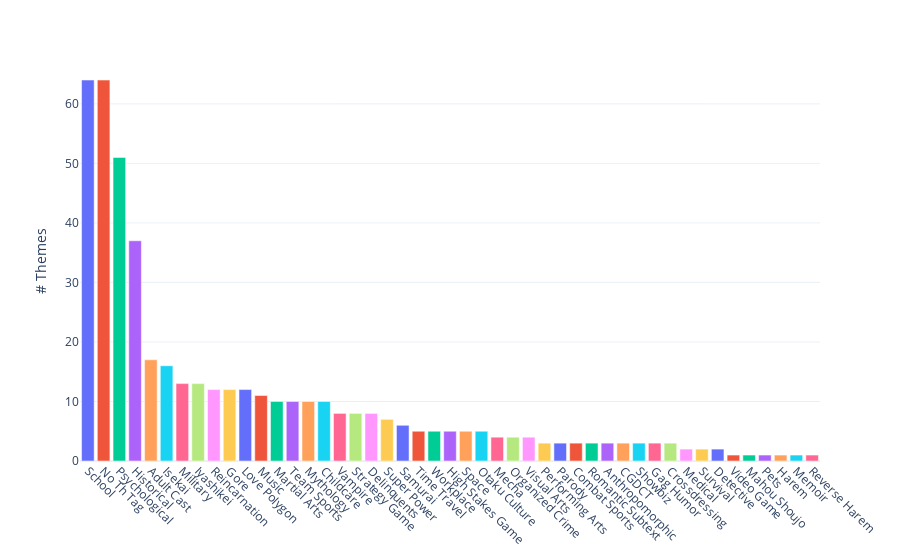

Notebook code cell kept with this figure:
### Code cell
fig = px.bar(x = themes_manga.sum().sort_values(ascending=False)[1:].index, 
             y =themes_manga.sum().sort_values(ascending=False)[1:].values, 
             color = themes_manga.sum()[1:].index, template= "plotly_white")
fig.layout.update(showlegend = False, yaxis_title="# Themes", xaxis_title=None)
fig.update_xaxes(tickangle=45)
fig.update_yaxes(tickvals = np.arange(0,61,10))
fig.show()

### Figure 1 — Plotly figure (JSON) as saved in the notebook; plotly's stock layout.template omitted (floating-point values rounded to 4 significant figures)
{"data": [{"alignmentgroup": "True", "hovertemplate": "color=Anthropomorphic<br>x=%{x}<br>y=%{y}<extra></extra>", "legendgroup": "Anthropomorphic", "marker": {"color": "#636efa", "pattern": {"shape": ""}}, "name": "Anthropomorphic", "offsetgroup": "Anthropomorphic", "orientation": "v", "showlegend": true, "textposition": "auto", "type": "bar", "x": ["School"], "xaxis": "x", "y": [64], "yaxis": "y"}, {"alignmentgroup": "True", "hovertemplate": "color=CGDCT<br>x=%{x}<br>y=%{y}<extra></extra>", "legendgroup": "CGDCT", "marker": {"color": "#EF553B", "pattern": {"shape": ""}}, "name": "CGDCT", "offsetgroup": "CGDCT", "orientation": "v", "showlegend": true, "textposition": "auto", "type": "bar", "x": ["No Th Tag"], "xaxis": "x", "y": [64], "yaxis": "y"}, {"alignmentgroup": "True", "hovertemplate": "color=Childcare<br>x=%{x}<br>y=%{y}<extra></extra>", "legendgroup": "Childcare", "marker": {"color": "#00cc96", "pattern": {"shape": ""}}, "name": "Childcare", "offsetgroup": "Childcare", "orientation": "v", "showlegend": true, "textposition": "auto", "type": "bar", "x": ["Psychological"], "xaxis": "x", "y": [51], "yaxis": "y"}, {"alignmentgroup": "True", "hovertemplate": "color=Combat Sports<br>x=%{x}<br>y=%{y}<extra></extra>", "legendgroup": "Combat Sports", "marker": {"color": "#ab63fa", "pattern": {"shape": ""}}, "name": "Combat Sports", "offsetgroup": "Combat Sports", "orientation": "v", "showlegend": true, "textposition": "auto", "type": "bar", "x": ["Historical"], "xaxis": "x", "y": [37], "yaxis": "y"}, {"alignmentgroup": "True", "hovertemplate": "color=Crossdressing<br>x=%{x}<br>y=%{y}<extra></extra>", "legendgroup": "Crossdressing", "marker": {"color": "#FFA15A", "pattern": {"shape": ""}}, "name": "Crossdressing", "offsetgroup": "Crossdressing", "orientation": "v", "showlegend": true, "textposition": "auto", "type": "bar", "x": ["Adult Cast"], "xaxis": "x", "y": [17], "yaxis": "y"}, {"alignmentgroup": "True", "hovertemplate": "color=Delinquents<br>x=%{x}<br>y=%{y}<extra></extra>", "legendgroup": "Delinquents", "marker": {"color": "#19d3f3", "pattern": {"shape": ""}}, "name": "Delinquents", "offsetgroup": "Delinquents", "orientation": "v", "showlegend": true, "textposition": "auto", "type": "bar", "x": ["Isekai"], "xaxis": "x", "y": [16], "yaxis": "y"}, {"alignmentgroup": "True", "hovertemplate": "color=Detective<br>x=%{x}<br>y=%{y}<extra></extra>", "legendgroup": "Detective", "marker": {"color": "#FF6692", "pattern": {"shape": ""}}, "name": "Detective", "offsetgroup": "Detective", "orientation": "v", "showlegend": true, "textposition": "auto", "type": "bar", "x": ["Military"], "xaxis": "x", "y": [13], "yaxis": "y"}, {"alignmentgroup": "True", "hovertemplate": "color=Gag Humor<br>x=%{x}<br>y=%{y}<extra></extra>", "legendgroup": "Gag Humor", "marker": {"color": "#B6E880", "pattern": {"shape": ""}}, "name": "Gag Humor", "offsetgroup": "Gag Humor", "orientation": "v", "showlegend": true, "textposition": "auto", "type": "bar", "x": ["Iyashikei"], "xaxis": "x", "y": [13], "yaxis": "y"}, {"alignmentgroup": "True", "hovertemplate": "color=Gore<br>x=%{x}<br>y=%{y}<extra></extra>", "legendgroup": "Gore", "marker": {"color": "#FF97FF", "pattern": {"shape": ""}}, "name": "Gore", "offsetgroup": "Gore", "orientation": "v", "showlegend": true, "textposition": "auto", "type": "bar", "x": ["Reincarnation"], "xaxis": "x", "y": [12], "yaxis": "y"}, {"alignmentgroup": "True", "hovertemplate": "color=Harem<br>x=%{x}<br>y=%{y}<extra></extra>", "legendgroup": "Harem", "marker": {"color": "#FECB52", "pattern": {"shape": ""}}, "name": "Harem", "offsetgroup": "Harem", "orientation": "v", "showlegend": true, "textposition": "auto", "type": "bar", "x": ["Gore"], "xaxis": "x", "y": [12], "yaxis": "y"}, {"alignmentgroup": "True", "hovertemplate": "color=High Stakes Game<br>x=%{x}<br>y=%{y}<extra></extra>", "legendgroup": "High Stakes Game", "marker": {"color": "#636efa", "pattern": {"shape": ""}}, "name": "High Stakes Game", "offsetgroup": "High Stakes Game", "orientation": "v", "showlegend": true, "textposition": "auto", "type": "bar", "x": ["Love Polygon"], "xaxis": "x", "y": [12], "yaxis": "y"}, {"alignmentgroup": "True", "hovertemplate": "color=Historical<br>x=%{x}<br>y=%{y}<extra></extra>", "legendgroup": "Historical", "marker": {"color": "#EF553B", "pattern": {"shape": ""}}, "name": "Historical", "offsetgroup": "Historical", "orientation": "v", "showlegend": true, "textposition": "auto", "type": "bar", "x": ["Music"], "xaxis": "x", "y": [11], "yaxis": "y"}, {"alignmentgroup": "True", "hovertemplate": "color=Isekai<br>x=%{x}<br>y=%{y}<extra></extra>", "legendgroup": "Isekai", "marker": {"color": "#00cc96", "pattern": {"shape": ""}}, "name": "Isekai", "offsetgroup": "Isekai", "orientation": "v", "showlegend": true, "textposition": "auto", "type": "bar", "x": ["Martial Arts"], "xaxis": "x", "y": [10], "yaxis": "y"}, {"alignmentgroup": "True", "hovertemplate": "color=Iyashikei<br>x=%{x}<br>y=%{y}<extra></extra>", "legendgroup": "Iyashikei", "marker": {"color": "#ab63fa", "pattern": {"shape": ""}}, "name": "Iyashikei", "offsetgroup": "Iyashikei", "orientation": "v", "showlegend": true, "textposition": "auto", "type": "bar", "x": ["Team Sports"], "xaxis": "x", "y": [10], "yaxis": "y"}, {"alignmentgroup": "True", "hovertemplate": "color=Love Polygon<br>x=%{x}<br>y=%{y}<extra></extra>", "legendgroup": "Love Polygon", "marker": {"color": "#FFA15A", "pattern": {"shape": ""}}, "name": "Love Polygon", "offsetgroup": "Love Polygon", "orientation": "v", "showlegend": true, "textposition": "auto", "type": "bar", "x": ["Mythology"], "xaxis": "x", "y": [10], "yaxis": "y"}, {"alignmentgroup": "True", "hovertemplate": "color=Mahou Shoujo<br>x=%{x}<br>y=%{y}<extra></extra>", "legendgroup": "Mahou Shoujo", "marker": {"color": "#19d3f3", "pattern": {"shape": ""}}, "name": "Mahou Shoujo", "offsetgroup": "Mahou Shoujo", "orientation": "v", "showlegend": true, "textposition": "auto", "type": "bar", "x": ["Childcare"], "xaxis": "x", "y": [10], "yaxis": "y"}, {"alignmentgroup": "True", "hovertemplate": "color=Martial Arts<br>x=%{x}<br>y=%{y}<extra></extra>", "legendgroup": "Martial Arts", "marker": {"color": "#FF6692", "pattern": {"shape": ""}}, "name": "Martial Arts", "offsetgroup": "Martial Arts", "orientation": "v", "showlegend": true, "textposition": "auto", "type": "bar", "x": ["Vampire"], "xaxis": "x", "y": [8], "yaxis": "y"}, {"alignmentgroup": "True", "hovertemplate": "color=Mecha<br>x=%{x}<br>y=%{y}<extra></extra>", "legendgroup": "Mecha", "marker": {"color": "#B6E880", "pattern": {"shape": ""}}, "name": "Mecha", "offsetgroup": "Mecha", "orientation": "v", "showlegend": true, "textposition": "auto", "type": "bar", "x": ["Strategy Game"], "xaxis": "x", "y": [8], "yaxis": "y"}, {"alignmentgroup": "True", "hovertemplate": "color=Medical<br>x=%{x}<br>y=%{y}<extra></extra>", "legendgroup": "Medical", "marker": {"color": "#FF97FF", "pattern": {"shape": ""}}, "name": "Medical", "offsetgroup": "Medical", "orientation": "v", "showlegend": true, "textposition": "auto", "type": "bar", "x": ["Delinquents"], "xaxis": "x", "y": [8], "yaxis": "y"}, {"alignmentgroup": "True", "hovertemplate": "color=Memoir<br>x=%{x}<br>y=%{y}<extra></extra>", "legendgroup": "Memoir", "marker": {"color": "#FECB52", "pattern": {"shape": ""}}, "name": "Memoir", "offsetgroup": "Memoir", "orientation": "v", "showlegend": true, "textposition": "auto", "type": "bar", "x": ["Super Power"], "xaxis": "x", "y": [7], "yaxis": "y"}, {"alignmentgroup": "True", "hovertemplate": "color=Military<br>x=%{x}<br>y=%{y}<extra></extra>", "legendgroup": "Military", "marker": {"color": "#636efa", "pattern": {"shape": ""}}, "name": "Military", "offsetgroup": "Military", "orientation": "v", "showlegend": true, "textposition": "auto", "type": "bar", "x": ["Samurai"], "xaxis": "x", "y": [6], "yaxis": "y"}, {"alignmentgroup": "True", "hovertemplate": "color=Music<br>x=%{x}<br>y=%{y}<extra></extra>", "legendgroup": "Music", "marker": {"color": "#EF553B", "pattern": {"shape": ""}}, "name": "Music", "offsetgroup": "Music", "orientation": "v", "showlegend": true, "textposition": "auto", "type": "bar", "x": ["Time Travel"], "xaxis": "x", "y": [5], "yaxis": "y"}, {"alignmentgroup": "True", "hovertemplate": "color=Mythology<br>x=%{x}<br>y=%{y}<extra></extra>", "legendgroup": "Mythology", "marker": {"color": "#00cc96", "pattern": {"shape": ""}}, "name": "Mythology", "offsetgroup": "Mythology", "orientation": "v", "showlegend": true, "textposition": "auto", "type": "bar", "x": ["Workplace"], "xaxis": "x", "y": [5], "yaxis": "y"}, {"alignmentgroup": "True", "hovertemplate": "color=No Th Tag<br>x=%{x}<br>y=%{y}<extra></extra>", "legendgroup": "No Th Tag", "marker": {"color": "#ab63fa", "pattern": {"shape": ""}}, "name": "No Th Tag", "offsetgroup": "No Th Tag", "orientation": "v", "showlegend": true, "textposition": "auto", "type": "bar", "x": ["High Stakes Game"], "xaxis": "x", "y": [5], "yaxis": "y"}, {"alignmentgroup": "True", "hovertemplate": "color=Organized Crime<br>x=%{x}<br>y=%{y}<extra></extra>", "legendgroup": "Organized Crime", "marker": {"color": "#FFA15A", "pattern": {"shape": ""}}, "name": "Organized Crime", "offsetgroup": "Organized Crime", "orientation": "v", "showlegend": true, "textposition": "auto", "type": "bar", "x": ["Space"], "xaxis": "x", "y": [5], "yaxis": "y"}, {"alignmentgroup": "True", "hovertemplate": "color=Otaku Culture<br>x=%{x}<br>y=%{y}<extra></extra>", "legendgroup": "Otaku Culture", "marker": {"color": "#19d3f3", "pattern": {"shape": ""}}, "name": "Otaku Culture", "offsetgroup": "Otaku Culture", "orientation": "v", "showlegend": true, "textposition": "auto", "type": "bar", "x": ["Otaku Culture"], "xaxis": "x", "y": [5], "yaxis": "y"}, {"alignmentgroup": "True", "hovertemplate": "color=Parody<br>x=%{x}<br>y=%{y}<extra></extra>", "legendgroup": "Parody", "marker": {"color": "#FF6692", "pattern": {"shape": ""}}, "name": "Parody", "offsetgroup": "Parody", "orientation": "v", "showlegend": true, "textposition": "auto", "type": "bar", "x": ["Mecha"], "xaxis": "x", "y": [4], "yaxis": "y"}, {"alignmentgroup": "True", "hovertemplate": "color=Performing Arts<br>x=%{x}<br>y=%{y}<extra></extra>", "legendgroup": "Performing Arts", "marker": {"color": "#B6E880", "pattern": {"shape": ""}}, "name": "Performing Arts", "offsetgroup": "Performing Arts", "orientation": "v", "showlegend": true, "textposition": "auto", "type": "bar", "x": ["Organized Crime"], "xaxis": "x", "y": [4], "yaxis": "y"}, {"alignmentgroup": "True", "hovertemplate": "color=Pets<br>x=%{x}<br>y=%{y}<extra></extra>", "legendgroup": "Pets", "marker": {"color": "#FF97FF", "pattern": {"shape": ""}}, "name": "Pets", "offsetgroup": "Pets", "orientation": "v", "showlegend": true, "textposition": "auto", "type": "bar", "x": ["Visual Arts"], "xaxis": "x", "y": [4], "yaxis": "y"}, {"alignmentgroup": "True", "hovertemplate": "color=Psychological<br>x=%{x}<br>y=%{y}<extra></extra>", "legendgroup": "Psychological", "marker": {"color": "#FECB52", "pattern": {"shape": ""}}, "name": "Psychological", "offsetgroup": "Psychological", "orientation": "v", "showlegend": true, "textposition": "auto", "type": "bar", "x": ["Performing Arts"], "xaxis": "x", "y": [3], "yaxis": "y"}, {"alignmentgroup": "True", "hovertemplate": "color=Reincarnation<br>x=%{x}<br>y=%{y}<extra></extra>", "legendgroup": "Reincarnation", "marker": {"color": "#636efa", "pattern": {"shape": ""}}, "name": "Reincarnation", "offsetgroup": "Reincarnation", "orientation": "v", "showlegend": true, "textposition": "auto", "type": "bar", "x": ["Parody"], "xaxis": "x", "y": [3], "yaxis": "y"}, {"alignmentgroup": "True", "hovertemplate": "color=Reverse Harem<br>x=%{x}<br>y=%{y}<extra></extra>", "legendgroup": "Reverse Harem", "marker": {"color": "#EF553B", "pattern": {"shape": ""}}, "name": "Reverse Harem", "offsetgroup": "Reverse Harem", "orientation": "v", "showlegend": true, "textposition": "auto", "type": "bar", "x": ["Combat Sports"], "xaxis": "x", "y": [3], "yaxis": "y"}, {"alignmentgroup": "True", "hovertemplate": "color=Romantic Subtext<br>x=%{x}<br>y=%{y}<extra></extra>", "legendgroup": "Romantic Subtext", "marker": {"color": "#00cc96", "pattern": {"shape": ""}}, "name": "Romantic Subtext", "offsetgroup": "Romantic Subtext", "orientation": "v", "showlegend": true, "textposition": "auto", "type": "bar", "x": ["Romantic Subtext"], "xaxis": "x", "y": [3], "yaxis": "y"}, {"alignmentgroup": "True", "hovertemplate": "color=Samurai<br>x=%{x}<br>y=%{y}<extra></extra>", "legendgroup": "Samurai", "marker": {"color": "#ab63fa", "pattern": {"shape": ""}}, "name": "Samurai", "offsetgroup": "Samurai", "orientation": "v", "showlegend": true, "textposition": "auto", "type": "bar", "x": ["Anthropomorphic"], "xaxis": "x", "y": [3], "yaxis": "y"}, {"alignmentgroup": "True", "hovertemplate": "color=School<br>x=%{x}<br>y=%{y}<extra></extra>", "legendgroup": "School", "marker": {"color": "#FFA15A", "pattern": {"shape": ""}}, "name": "School", "offsetgroup": "School", "orientation": "v", "showlegend": true, "textposition": "auto", "type": "bar", "x": ["CGDCT"], "xaxis": "x", "y": [3], "yaxis": "y"}, {"alignmentgroup": "True", "hovertemplate": "color=Showbiz<br>x=%{x}<br>y=%{y}<extra></extra>", "legendgroup": "Showbiz", "marker": {"color": "#19d3f3", "pattern": {"shape": ""}}, "name": "Showbiz", "offsetgroup": "Showbiz", "orientation": "v", "showlegend": true, "textposition": "auto", "type": "bar", "x": ["Showbiz"], "xaxis": "x", "y": [3], "yaxis": "y"}, {"alignmentgroup": "True", "hovertemplate": "color=Space<br>x=%{x}<br>y=%{y}<extra></extra>", "legendgroup": "Space", "marker": {"color": "#FF6692", "pattern": {"shape": ""}}, "name": "Space", "offsetgroup": "Space", "orientation": "v", "showlegend": true, "textposition": "auto", "type": "bar", "x": ["Gag Humor"], "xaxis": "x", "y": [3], "yaxis": "y"}, {"alignmentgroup": "True", "hovertemplate": "color=Strategy Game<br>x=%{x}<br>y=%{y}<extra></extra>", "legendgroup": "Strategy Game", "marker": {"color": "#B6E880", "pattern": {"shape": ""}}, "name": "Strategy Game", "offsetgroup": "Strategy Game", "orientation": "v", "showlegend": true, "textposition": "auto", "type": "bar", "x": ["Crossdressing"], "xaxis": "x", "y": [3], "yaxis": "y"}, {"alignmentgroup": "True", "hovertemplate": "color=Super Power<br>x=%{x}<br>y=%{y}<extra></extra>", "legendgroup": "Super Power", "marker": {"color": "#FF97FF", "pattern": {"shape": ""}}, "name": "Super Power", "offsetgroup": "Super Power", "orientation": "v", "showlegend": true, "textposition": "auto", "type": "bar", "x": ["Medical"], "xaxis": "x", "y": [2], "yaxis": "y"}, {"alignmentgroup": "True", "hovertemplate": "color=Survival<br>x=%{x}<br>y=%{y}<extra></extra>", "legendgroup": "Survival", "marker": {"color": "#FECB52", "pattern": {"shape": ""}}, "name": "Survival", "offsetgroup": "Survival", "orientation": "v", "showlegend": true, "textposition": "auto", "type": "bar", "x": ["Survival"], "xaxis": "x", "y": [2], "yaxis": "y"}, {"alignmentgroup": "True", "hovertemplate": "color=Team Sports<br>x=%{x}<br>y=%{y}<extra></extra>", "legendgroup": "Team Sports", "marker": {"color": "#636efa", "pattern": {"shape": ""}}, "name": "Team Sports", "offsetgroup": "Team Sports", "orientation": "v", "showlegend": true, "textposition": "auto", "type": "bar", "x": ["Detective"], "xaxis": "x", "y": [2], "yaxis": "y"}, {"alignmentgroup": "True", "hovertemplate": "color=Time Travel<br>x=%{x}<br>y=%{y}<extra></extra>", "legendgroup": "Time Travel", "marker": {"color": "#EF553B", "pattern": {"shape": ""}}, "name": "Time Travel", "offsetgroup": "Time Travel", "orientation": "v", "showlegend": true, "textposition": "auto", "type": "bar", "x": ["Video Game"], "xaxis": "x", "y": [1], "yaxis": "y"}, {"alignmentgroup": "True", "hovertemplate": "color=Vampire<br>x=%{x}<br>y=%{y}<extra></extra>", "legendgroup": "Vampire", "marker": {"color": "#00cc96", "pattern": {"shape": ""}}, "name": "Vampire", "offsetgroup": "Vampire", "orientation": "v", "showlegend": true, "textposition": "auto", "type": "bar", "x": ["Mahou Shoujo"], "xaxis": "x", "y": [1], "yaxis": "y"}, {"alignmentgroup": "True", "hovertemplate": "color=Video Game<br>x=%{x}<br>y=%{y}<extra></extra>", "legendgroup": "Video Game", "marker": {"color": "#ab63fa", "pattern": {"shape": ""}}, "name": "Video Game", "offsetgroup": "Video Game", "orientation": "v", "showlegend": true, "textposition": "auto", "type": "bar", "x": ["Pets"], "xaxis": "x", "y": [1], "yaxis": "y"}, {"alignmentgroup": "True", "hovertemplate": "color=Visual Arts<br>x=%{x}<br>y=%{y}<extra></extra>", "legendgroup": "Visual Arts", "marker": {"color": "#FFA15A", "pattern": {"shape": ""}}, "name": "Visual Arts", "offsetgroup": "Visual Arts", "orientation": "v", "showlegend": true, "textposition": "auto", "type": "bar", "x": ["Harem"], "xaxis": "x", "y": [1], "yaxis": "y"}, {"alignmentgroup": "True", "hovertemplate": "color=Workplace<br>x=%{x}<br>y=%{y}<extra></extra>", "legendgroup": "Workplace", "marker": {"color": "#19d3f3", "pattern": {"shape": ""}}, "name": "Workplace", "offsetgroup": "Workplace", "orientation": "v", "showlegend": true, "textposition": "auto", "type": "bar", "x": ["Memoir"], "xaxis": "x", "y": [1], "yaxis": "y"}, {"alignmentgroup": "True", "hovertemplate": "color=Score<br>x=%{x}<br>y=%{y}<extra></extra>", "legendgroup": "Score", "marker": {"color": "#FF6692", "pattern": {"shape": ""}}, "name": "Score", "offsetgroup": "Score", "orientation": "v", "showlegend": true, "textposition": "auto", "type": "bar", "x": ["Reverse Harem"], "xaxis": "x", "y": [1], "yaxis": "y"}], "layout": {"autosize": true, "barmode": "relative", "legend": {"title": {"text": "color"}, "tracegroupgap": 0}, "margin": {"t": 60}, "showlegend": false, "xaxis": {"anchor": "y", "autorange": true, "domain": [0, 1], "range": [-0.5, 46.5], "tickangle": 45, "title": {}, "type": "category"}, "yaxis": {"anchor": "x", "autorange": true, "domain": [0, 1], "range": [0, 67.37], "tickvals": [0, 10, 20, 30, 40, 50, 60], "title": {"text": "# Themes"}, "type": "linear"}}}
